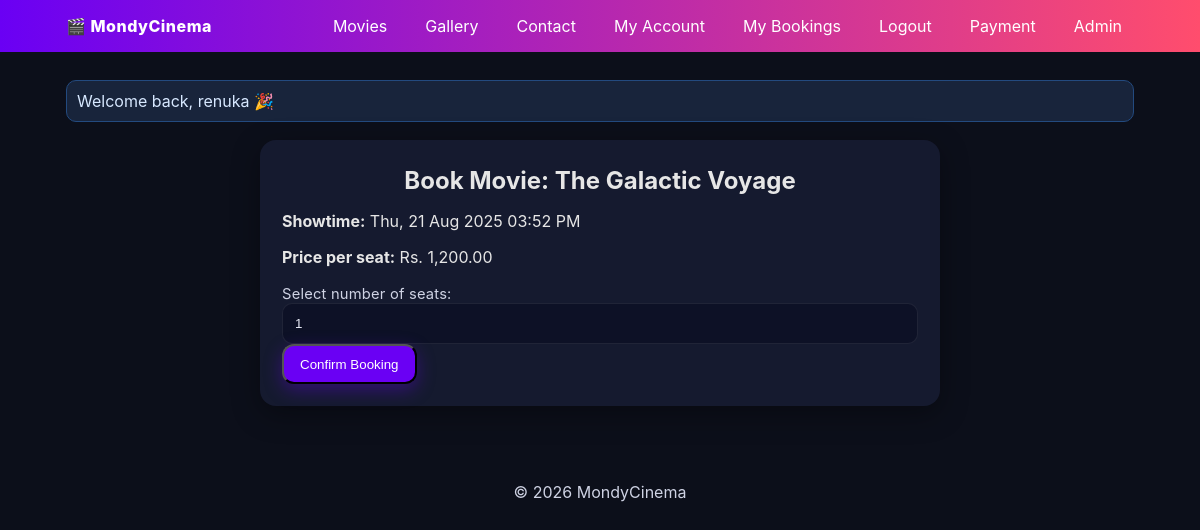
Page /book.php?showtime_id=1 (signed in) on the committed database.
### tables this page shows
CREATE TABLE IF NOT EXISTS `showtimes` (
  `id` int NOT NULL AUTO_INCREMENT,
  `movie_id` int NOT NULL,
  `date_time` datetime NOT NULL,
  `screen` varchar(30) DEFAULT NULL,
  `ticket_price` decimal(10,2) DEFAULT '0.00',
  `total_seats` int DEFAULT '50',
  `created_at` timestamp NULL DEFAULT CURRENT_TIMESTAMP,
  `updated_at` timestamp NULL DEFAULT CURRENT_TIMESTAMP ON UPDATE CURRENT_TIMESTAMP,
  PRIMARY KEY (`id`),
  KEY `idx_showtimes_movie` (`movie_id`),
  KEY `idx_showtimes_datetime` (`date_time`),
  KEY `idx_showtimes_movie_datetime` (`movie_id`,`date_time`)
);

CREATE TABLE IF NOT EXISTS `movies` (
  `id` int NOT NULL AUTO_INCREMENT,
  `title` varchar(150) NOT NULL,
  `genre` varchar(80) DEFAULT NULL,
  `duration_min` int DEFAULT NULL,
  `rating` varchar(10) DEFAULT NULL,
  `description` text,
  `poster_url` varchar(255) DEFAULT NULL,
  `created_at` timestamp NULL DEFAULT CURRENT_TIMESTAMP,
  `updated_at` timestamp NULL DEFAULT CURRENT_TIMESTAMP ON UPDATE CURRENT_TIMESTAMP,
  `release_date` date DEFAULT NULL,
  PRIMARY KEY (`id`)
);

### helpers.php (called while the page is built, shortened)
<?php
function sanitize($data) {
    return htmlspecialchars(strip_tags(trim((string)$data)), ENT_QUOTES, 'UTF-8');
}
function formatDateTime(?string $datetime, string $format = 'D, d M Y h:i A'): string
{
    try {
        $dt = new DateTime($datetime);
        return $dt->format($format);
    } catch (Throwable $e) {
        return '-';
    }
}

### book.php (the view, shortened to what this page needs)
<?php
require 'db.php';
require 'helpers.php';
$showtime_id = isset($_GET['showtime_id']) ? (int)$_GET['showtime_id'] : 0;
$stmt = $conn->prepare("SELECT s.*, m.title
                        FROM showtimes s
                        JOIN movies m ON s.movie_id=m.id
                        WHERE s.id=?");
$stmt->execute([$showtime_id]);
$showtime = $stmt->fetch(PDO::FETCH_ASSOC);
include 'header.php';
?>
<section class="form">
  <h2>Book Movie: <?php echo sanitize($showtime['title']); ?></h2>
  <p><strong>Showtime:</strong> <?php echo formatDateTime($showtime['date_time']); ?></p>
  <p><strong>Price per seat:</strong> Rs. <?php echo number_format($showtime['ticket_price'], 2); ?></p>
  <form method="post">
    <label for="seat_count">Select number of seats:</label>
    <input type="number" id="seat_count" name="seat_count"
           min="1" max="<?php echo (int)$showtime['total_seats']; ?>"
           value="1" required>
    <button class="btn btn-primary" type="submit">Confirm Booking</button>
  </form>
</section>
<?php include 'footer.php'; ?>

### style.css (style rules this page uses)
:root { --primary:#6a00f4; --secondary:#ff4d6d; --bg:#0c0f1a; --card:#151a2f; --text:#e6e6e6; --muted:#9aa0b4; --accent:#00d1ff; }
* { box-sizing:border-box }
html,body { margin:0;padding:0;height: 100%; font-family:Inter,system-ui,Arial,sans-serif;background:var(--bg);color:var(--text) }
.btn { display:inline-block;padding:10px 16px;border-radius:12px;text-decoration:none;color:#fff;background:var(--primary);box-shadow:0 6px 18px rgba(106,0,244,.35) }
.form { --card-bg: var(--card, #0b1024); --field-bg:#0d1126; --field-br:10px; --field-brd:1px solid rgba(255,255,255,.08); --field-pad:12px; --focus:#6b8cff; background: var(--card-bg); border-radius: 16px; padding: 22px; max-width: 680px; margin: 18px auto; box-shadow: 0 8px 28px rgba(0,0,0,.35); }
.form h2 { margin:4px 0 16px;text-align:center }
.form label { font-size:.92rem; letter-spacing:.2px; color:#cfd3e4; margin: 0 0 6px; }
.form input, .form select, .form textarea { width:100%; background: var(--field-bg); color:#e9ecf7; border: var(--field-brd); border-radius: var(--field-br); padding: var(--field-pad); outline: none; transition: border-color .18s ease, box-shadow .18s ease, background .18s ease; }
.form ::placeholder { color:#9aa3bd }
.form .btn { min-height:40px;padding:10px 16px;border-radius:12px }

### rows in the picture
showtimes: movie.title "The Galactic Voyage", date_time "Thu, 21 Aug 2025 03:52 PM", ticket_price "1,200.00"

### other values in the picture
$msg "Welcome back, renuka 🎉"
